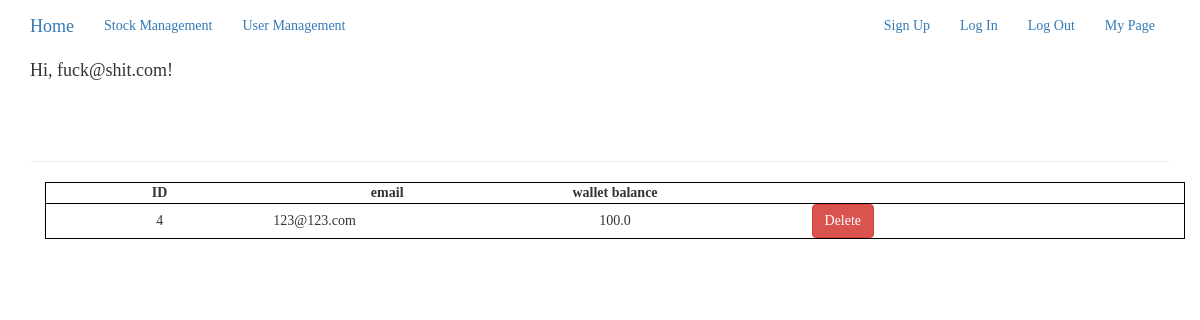
Page /user_management (signed in) on the earlier database version.
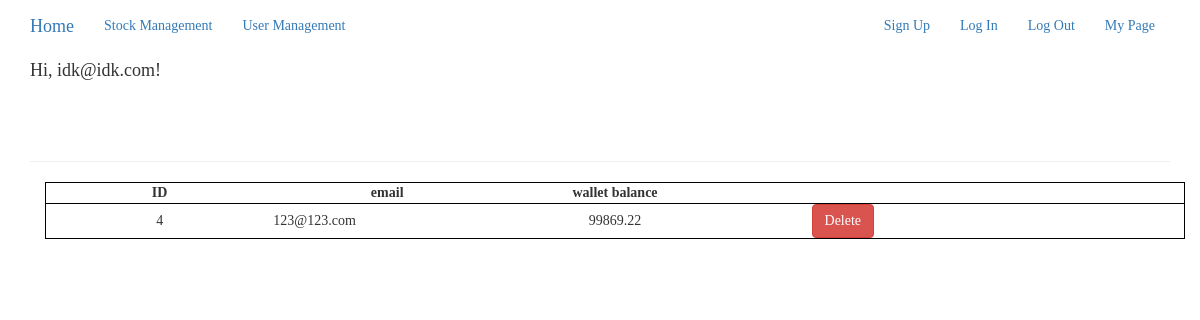
Same page on the later database version.
### app/models.py (models this page shows, shortened)
class User(UserMixin, db.Model):
    __tablename__ = 'users'
    id = db.Column(db.Integer, primary_key=True)
    email = db.Column(db.String(64), unique=True, index=True)
    password_hash = db.Column(db.String(128))
    wallet = db.Column(db.Float)
    admin = db.Column(db.Boolean)

### app/app.py (the view)
@app.route('/user_management', methods=['GET', 'POST'])
@login_required
def user_table():
    if current_user.admin:
        users = User.query.order_by(User.id)
        return render_template('user_table.html', users=users)
    else:
        flash('Current login user is not an Administrator.')
        return redirect(url_for('app.index'))

### app/models.py (called while the page is built)
@login_manager.user_loader
def load_user(user_id):
    return User.query.get(int(user_id))

### app/templates/user_table.html
{% extends "base.html" %}
{% block page_content %}
<div class="page-header">
</div>
<div class="container">
   <table style="width: 100%; table-layout: fixed; " id="UserTable">
    <tr style="border: 1px solid black; border-collapse: collapse;">
        <th style="text-align: center"><b>ID</b></th>
        <th style="text-align: center"><b>email</b></th>
        <th style="text-align: center"><b>wallet balance</b></th>
        <th></th>
        <th></th>
    </tr>
    {% for user in users %}
        {% if not user.admin %}
        <tr style="border: 1px solid black; border-collapse: collapse;">
            <td style="text-align: center">{{user.id}}</td>
            <td>{{user.email}}</td>
            <td style="text-align: center">{{user.wallet}}</td>
            <td style="text-align: center"><a href="{{url_for('app.delete_user', user_id=user.id)}}" class="btn btn-danger btn-small">Delete</a></td>
        </tr>
        {% endif %}
    {% endfor %}
</table>
</div>
{% endblock %}

### app/templates/base.html (shortened to what this page needs)
{% extends "bootstrap/base.html" %}
{% block head %}
{{ super() }}
<link rel="stylesheet" type="text/css" href="{{ url_for('static', filename='style.css') }}">
{% endblock %}
{% block navbar %}
<div class="navbar navbar-dark" role="navigation">
  <div class="container">
    <div class="navbar-header">
      <a class="navbar-brand" href="{{url_for('app.index')}}">Home</a>
    </div>
    <div class="navbar-collapse collapse">
      <ul class="nav navbar-nav">
        <li><a href="{{url_for('app.table')}}">Stock Management</a></li>
        <li><a href="{{url_for('app.user_table')}}">User Management</a></li>
      </ul>
      <ul class="nav navbar-nav navbar-right">
        <li><a href="{{url_for('auth.signup')}}">Sign Up</a></li>
        <li><a href="{{url_for('auth.login')}}">Log In</a></li>
        <li><a href="{{url_for('auth.logout')}}">Log Out</a></li>
        <li><a href="{{url_for('auth.profile', user_id=current_user.id)}}">My Page</a></li>
      </ul>
    </div>
    {% if current_user.email%}
        <h4>Hi, {{current_user.email}}!</h4>
    {% else %}
        <h4>Hi, Guest! </h4>
    {% endif %}
  </div>
</div>
{% endblock %}
{% block content %}
<div class="container">
    {% block page_content %}{% endblock %}
</div>
{% endblock %}

### app/static/style.css (style rules this page uses)
* { font-family: Times New Roman; }

Differences in the rows shown:
changed User: email "fuck@shit.com" → "idk@idk.com"
changed User "123@123.com": wallet "100.0" → "99869.22"
